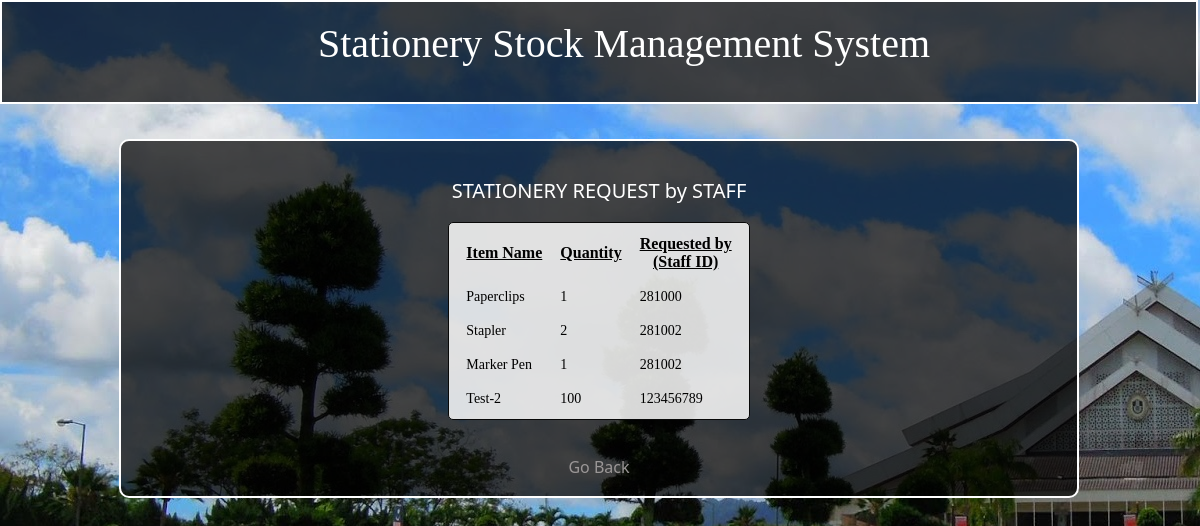
The app's page /stationeryRequests.php (signed in) with its own data.
### tables this page shows
CREATE TABLE `request` (
  `id` int(255) NOT NULL,
  `name` varchar(255) NOT NULL,
  `quantity` bigint(20) NOT NULL,
  `sid` varchar(255) NOT NULL
);

### stationeryRequests.php (the view, shortened to what this page needs)
<?php
include("setting.php");
?>
<!DOCTYPE html PUBLIC "-//W3C//DTD XHTML 1.0 Transitional//EN" "http://www.w3.org/TR/xhtml1/DTD/xhtml1-transitional.dtd">
<html xmlns="http://www.w3.org/1999/xhtml">
<head>
<link href="stylesheet.css" rel="stylesheet" type="text/css" />
</head>
<body>
<div id="banner">
<div align = "center">
<br />
<span class="head">Stationery Stock Management System</span><br />
</div>
<br />
<br />
<br />
<br />
<div align="center">
<div id="wrapper">
<br />
<br />
<span class="SubHead">STATIONERY REQUEST by STAFF</span>
<br />
<br />
<table border="0" class="table" cellpadding="6" cellspacing="6">
<tr class="labels" style="text-decoration:underline;"><th>Item Name</th><th>Quantity</th><th>Requested by<br>(Staff ID)</th></tr>
<?php
$x=mysqli_query($set,"SELECT * FROM request");
while($y=mysqli_fetch_array($x))
{
	?>
<tr class="labels" style="font-size:14px;"><td><?php echo $y['name'];?></td><td><?php echo $y['quantity'];?></td><td><?php echo $y['sid'];?></td></tr>
<?php
}
?>
</table><br />
<br />
<a href="adminhome.php" class="link">Go Back</a>
<br />
<br />
</div>
</div>
</body>
</html>

### stylesheet.css (style rules this page uses)
body { background-image:url(images/uumbg3.jpg); margin:0px; }
.head { font-family:"Trebuchet MS"; font-size:40px; color:#FFF; margin-left:50px; }
#banner { width:99.5%; height:100px; border:2px solid #FFF; background-color:rgba(0,0,0,0.7); }
#wrapper { width:80%; border-radius:10px; border:2px solid #FFF; background-color:rgba(0,0,0,0.7); }
.SubHead { font-family:"Segoe UI"; color:#FFF; font-size:20px; }
.labels { font-family:"Trebuchet MS"; font-size:16px; color:rgb(0, 0, 0); }
.table { border-radius:5px; padding:0px 5px; border:1px solid rgb(8, 8, 8); background-color:#ffffffd7; }
a.link:link { font-family:"Segoe UI";font-size:16px;color:#9b9797;text-decoration:none; }

### records on screen
request: name "Paperclips", quantity "1", sid "281000"
request: name "Stapler", quantity "2", sid "281002"
request: name "Marker Pen", quantity "1", sid "281002"
request: name "Test-2", quantity "100", sid "123456789"
